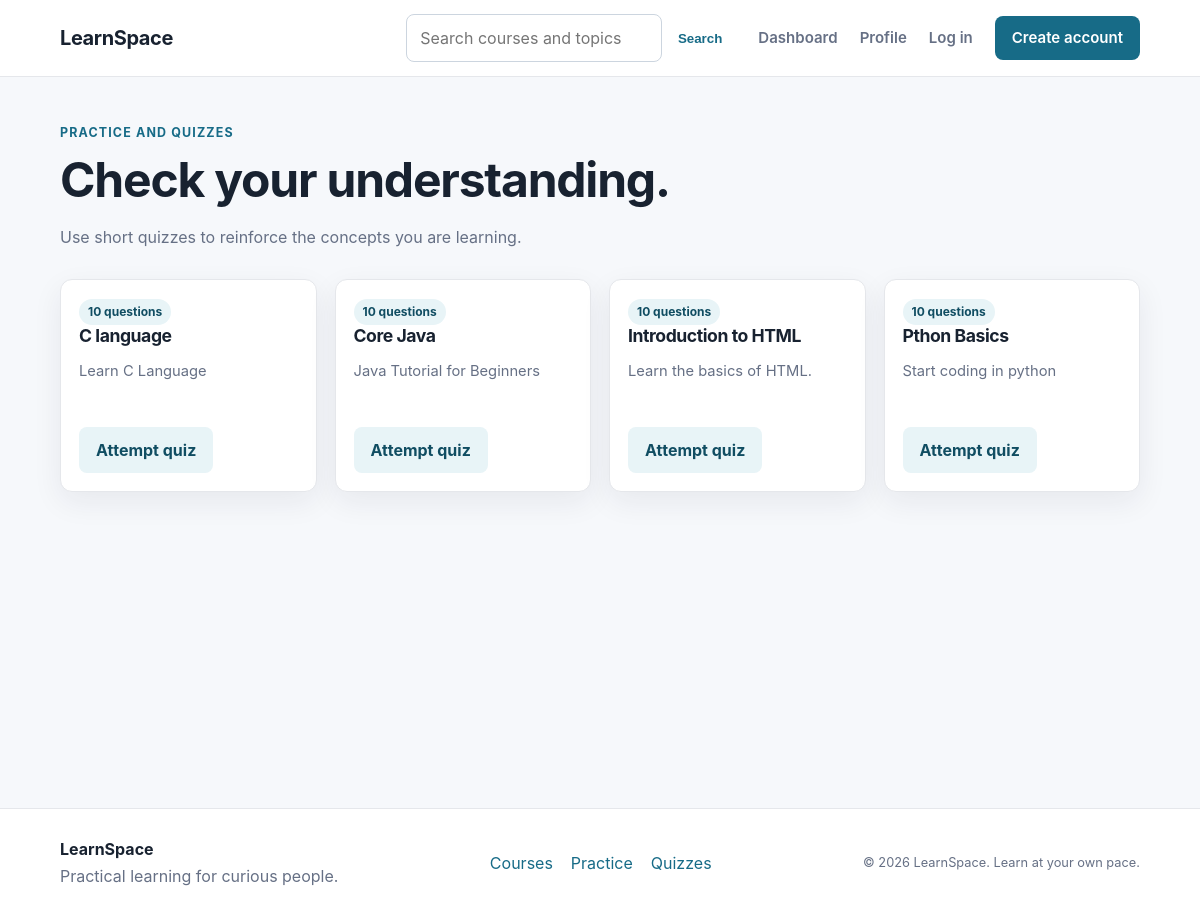
/e_learning_system/quiz_list.php, run on the app's committed database.
### tables this page shows
CREATE TABLE `courses` (
  `id` int NOT NULL AUTO_INCREMENT,
  `title` varchar(255) NOT NULL,
  `description` text NOT NULL,
  `thumbnail` varchar(255) DEFAULT 'default.jpg',
  PRIMARY KEY (`id`)
);

### e_learning_system/quiz_list.php (the view, shortened to what this page needs)
<?php
include __DIR__ . '/db_config.php';
include __DIR__ . '/layout.php';
$query = "SELECT courses.id, courses.title, courses.description, COUNT(quiz_questions.id) AS question_count
          FROM courses
          LEFT JOIN quiz_questions ON quiz_questions.course_id = courses.id
          GROUP BY courses.id
          ORDER BY courses.title";
$result = $conn->query($query);
?>
<div class="page-heading">
    <span class="eyebrow">Practice and quizzes</span>
    <h1>Check your understanding.</h1>
    <p>Use short quizzes to reinforce the concepts you are learning.</p>
</div>
<div class="course-grid">
    <?php while ($course = $result->fetch_assoc()): ?>
        <article class="course-card">
            <div class="course-card-body">
                <span class="badge"><?= (int) $course['question_count'] ?> questions</span>
                <h3><?= htmlspecialchars($course['title']) ?></h3>
                <p><?= htmlspecialchars($course['description']) ?></p>
                <?php $quiz_url = 'quiz.php?id=' . (int) $course['id']; ?>
                <a class="button button-secondary" href="<?= htmlspecialchars(isset($_SESSION['user_id']) ? $quiz_url : '#') ?>" <?= isset($_SESSION['user_id']) ? '' : 'data-auth-open data-return-to="' . htmlspecialchars($quiz_url) . '"' ?>>Attempt quiz</a>
            </div>
        </article>
    <?php endwhile; ?>
</div>

### e_learning_system/index.css (style rules this page uses)
:root { --ink: #182230; --muted: #667085; --line: #e5e7eb; --surface: #ffffff; --canvas: #f6f8fb; --primary: #176b87; --primary-dark: #104d62; --soft-primary: #e8f4f7; --success: #147d64; --shadow: 0 10px 30px rgba(23, 32, 51, 0.07); }
* { box-sizing: border-box; }
html { scroll-behavior: smooth; }
body { margin: 0; color: var(--ink); background: var(--canvas); font-family: Inter, ui-sans-serif, system-ui, -apple-system, BlinkMacSystemFont, "Segoe UI", sans-serif; line-height: 1.5; }
a { color: var(--primary); text-decoration: none; }
.page-heading { margin-bottom: 30px; max-width: 720px; }
.eyebrow { color: var(--primary); font-size: .78rem; font-weight: 750; letter-spacing: .09em; text-transform: uppercase; }
h1, h2, h3 { letter-spacing: -.025em; line-height: 1.2; }
h1 { font-size: clamp(2rem, 4vw, 3.2rem); margin: 8px 0 14px; }
h3 { font-size: 1.1rem; margin: 0 0 8px; }
.page-heading p, .muted { color: var(--muted); }
.button { border: 0; border-radius: 8px; display: inline-block; font-weight: 700; padding: 11px 17px; }
.button-secondary { background: var(--soft-primary); color: var(--primary-dark); }
.course-grid, .stats-grid, .dashboard-grid { display: grid; gap: 18px; }
.course-grid { grid-template-columns: repeat(auto-fit, minmax(220px, 1fr)); }
.course-card, .stat-card, .panel { background: var(--surface); border: 1px solid var(--line); border-radius: 12px; box-shadow: var(--shadow); }
.course-card { overflow: hidden; }
.course-card-body { padding: 18px; }
.course-card p { color: var(--muted); font-size: .92rem; min-height: 44px; }
.course-card .button { margin-top: 8px; }
.badge { background: var(--soft-primary); border-radius: 99px; color: var(--primary-dark); display: inline-block; font-size: .75rem; font-weight: 700; padding: 4px 9px; }

### data on the page
courses: question_count "10", title "C language", description "Learn C Language"
courses: question_count "10", title "Core Java", description "Java Tutorial for Beginners"
courses: question_count "10", title "Introduction to HTML", description "Learn the basics of HTML."
courses: question_count "10", title "Pthon Basics", description "Start coding in python"
